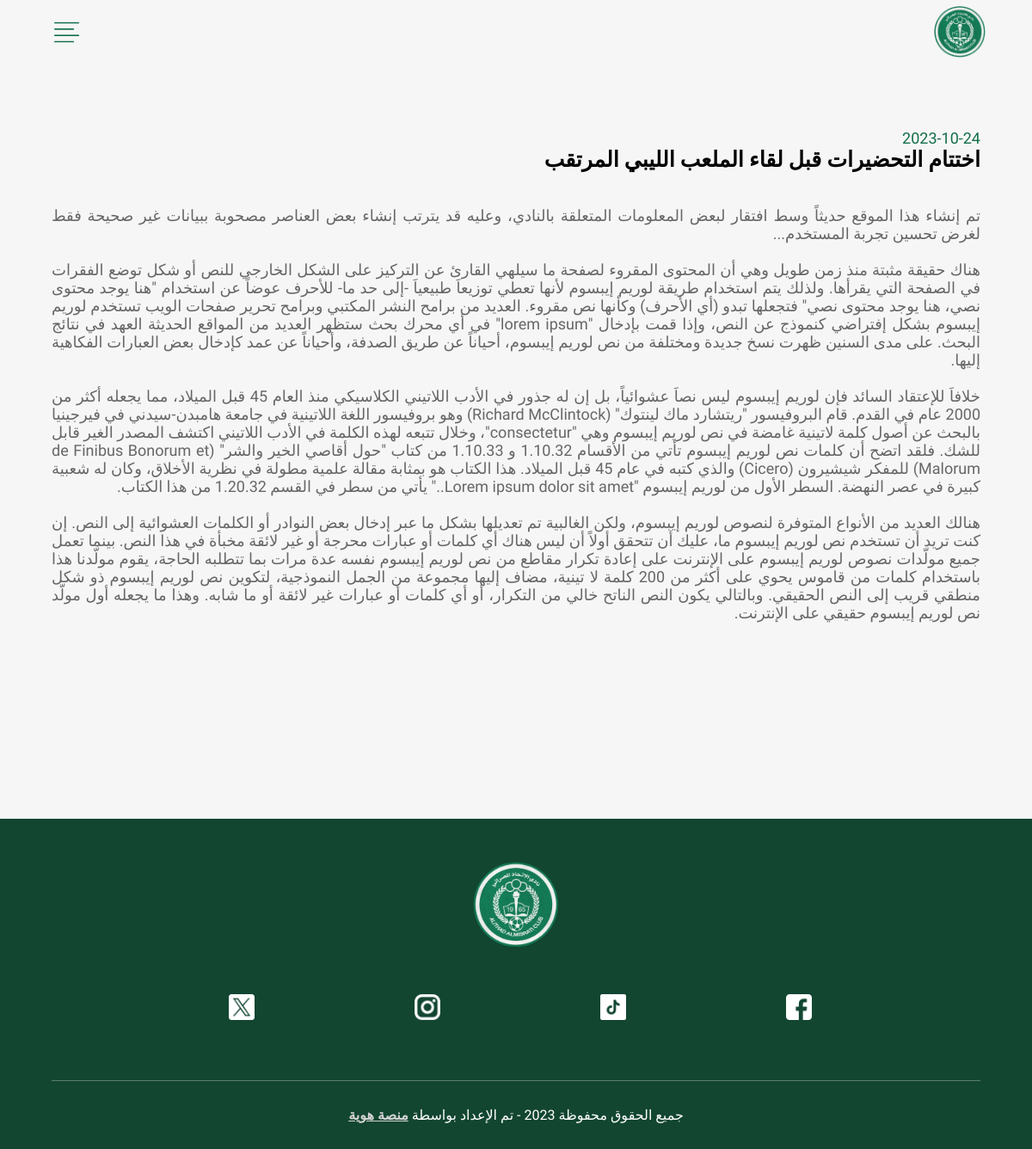
Page /newsDetail/2/ on the committed database.
### main/models.py (models this page shows, shortened)
class News(models.Model):
    category_choices = (
        ("الفريق الأول", "first team"),
        ("الطائرة", "volleyball"),
        ("الأكاديمية", "academy"),
        ("النادي", "club",),
    )
    title = models.CharField(max_length=2000)
    text = models.TextField()
    image = models.ImageField(upload_to='images/%y/%m/%d', null=True, blank=True)
    created_at = models.DateTimeField(auto_now_add=True)
    is_hero = models.BooleanField(default=False, null=True)
    category = models.CharField(max_length=100, choices=category_choices)

### main/views.py (the view)
# urls.py: path('newsDetail/<str:pk>/', views.newsDetail, name="newsDetail"),
def newsDetail(request, pk):
    news = News.objects.get(id=pk)
    context = {'news': news}
    return render(request, 'newsDetail.html', context)

### main/templates/newsDetail.html (shortened to what this page needs)
{% extends 'base.html' %}
{% block content %}
<!DOCTYPE html>
<html lang="en" dir="ltr">
  <head>
  </head>
    <body hx-target="this" hx-swap="outerHTML">
  <div id="forplaceholder">
    <div class="newsD" id="newsD">
        {% include 'components/navbar.html' %}
        {% include 'components/newsDetailpage_components/section1.html' %}
        {% include 'components/footer.html' %}
    </div>
  </div>
  </body>
</html>
{% endblock content %}

### main/templates/components/newsDetailpage_components/section1.html (shortened to what this page needs)
{% load static %}
<div class="Newsmain">
    <div class="heading">
        <h5>{{news.created_at|date:'Y-m-d'}}</h5>
        <h1>{{news.title}}</h1>
    </div>
    <div class="text">
        <p>{{news.text|linebreaksbr}}</p>
    </div>
    <div class="image">
    </div>
</div>

### static/css/style.css (style rules this page uses)
body, html { margin: 0; padding: 0; height: 100%; width: 100%; direction: rtl; font-family: 'Almarai', sans-serif; background-color: #f6f6f6; }
#newsD { padding-top: 150px; width: 100%; overflow-x: hidden; }

### main/templates/components/navbar.html (style rules this page uses)
* { padding: 0; margin: 0; }

### main/templates/components/newsDetailpage_components/section1.html (style rules this page uses)
* { margin: 0; padding: 0; }
.Newsmain { padding: 0 20%; margin-bottom: 150px; position: relative; }
.Newsmain .heading { margin-bottom: 40px; }
.Newsmain .heading h1 { font-size: 35px; font-weight: bold; }
.Newsmain .heading h5 { font-size: 18px; font-weight: 400; color: #126E49; }
.Newsmain .text { margin-bottom: 60px; }
.Newsmain .text p { font-size: 18px; font-weight: 400; color: #666; }
@media screen and (max-width: 1200px) { .Newsmain { padding: 0 5%; } }
@media screen and (max-width: 1200px) { .Newsmain .heading h1 { font-size: 25px; } }
@media screen and (max-width: 1200px) { .Newsmain .text p { text-align: justify; } }

### rows in the picture
News: created_at "2023-10-24", title "اختتام التحضيرات قبل لقاء الملعب الليبي المرتقب", text "تم إنشاء هذا الموقع حديثاً وسط افتقار لبعض المعلومات المتعلقة بالنادي، وعليه قد يترتب إنشاء بعض العناصر مصحوبة ببيانات غير صحيحة فقط لغرض تحسين تجربة المستخدم... هناك حقيقة مثبتة منذ زمن طويل وهي أن المحتوى المقروء لصفحة ما سيلهي القارئ عن التركيز على الشكل الخارجي للنص أو شكل توضع الفقرات في الصفحة التي يقرأها. ولذلك يتم استخدام طريقة لوريم إيبسوم لأنها تعطي توزيعاَ طبيعياَ -إلى حد ما- للأحرف عوضاً عن استخدام \"هنا يوجد محتوى نصي، هنا يوجد محتوى نصي\" فتجعلها تبدو (أي الأحرف) وكأنها نص مقروء. العديد من برامح النشر المكتبي وبرامح تحرير صفحات الويب تستخدم لوريم إيبسوم بشكل إفتراضي كنموذج عن النص، وإذا قمت بإدخال \"lorem ipsum\" في أي محرك بحث ستظهر العديد من المواقع الحديثة العهد في نتائج البحث.…"
